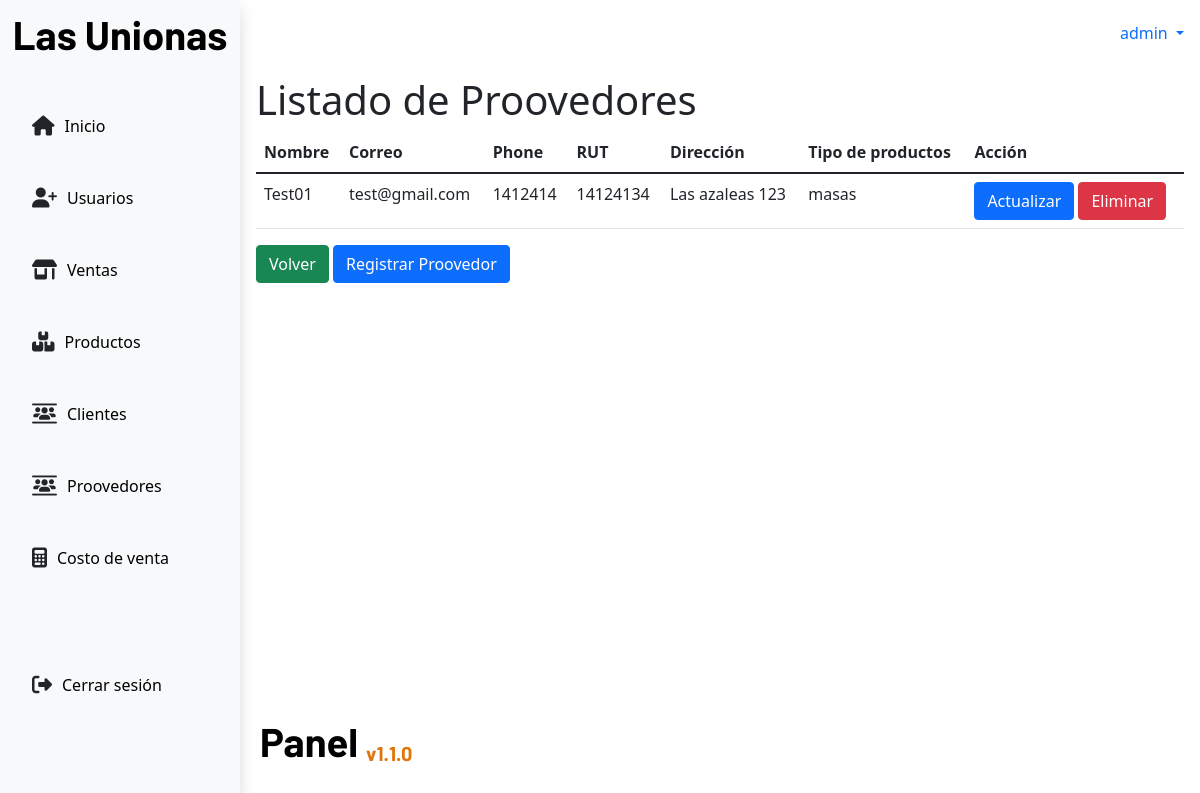
The page /suppliers/ (signed in) on the database its author committed.
### app/models.py (models this page shows)
class Suppliers(models.Model):
    name = models.CharField(max_length=60,null=False)
    email = models.EmailField(max_length=60,null=False)
    phone = models.CharField(max_length=20,null=True)
    rut = models.CharField(max_length=15,null=False)
    address = models.CharField(max_length=200,null=False)
    products = models.CharField(max_length=200,null=False)

### app/views.py (the view)
# urls.py: path('suppliers/',views.suppliersTable,name="suppliersTable"),
def suppliersTable(request):
    role = request.session.get("role")
    if role == "Admin":
        if request.method == 'GET':
            suppliersList = Suppliers.objects.all()
            return render(request,'suppliers/suppliersTable.html',{
                'suppliers':suppliersList
            })
    else:
        return redirect("/")

### app/context_processors.py (called while the page is built)
def get_username(request):
    username = request.session.get('username', None)
    return {
        "username": username
    }

def get_role(request):
    role = request.session.get("role")
    return {
        "role": role
    }

def get_low_stock(request):
    low_stock = request.session.get("low_stock")
    return {
        "low_stock": low_stock
    }

### app/templates/suppliers/suppliersTable.html
{%extends 'base.html'%}
{% block content %}
<div>
    <h1>Listado de Proovedores</h1>
</div>
<div>
    <table class="table">
        <thead>
            <tr>
                <th>Nombre</th>
                <th>Correo</th>
                <th>Phone</th>
                <th>RUT</th>
                <th>Dirección</th>
                <th>Tipo de productos</th>
                <th>Acción</th>
            </tr>
        </thead>
        <tbody>
            {%for supplier in suppliers%}
            <tr>
                <td>{{supplier.name}}</td>
                <td>{{supplier.email}}</td>
                <td>{{supplier.phone}}</td>
                <td>{{supplier.rut}}</td>
                <td>{{supplier.address}}</td>
                <td>{{supplier.products}}</td>
                <td>
                    <a class="btn btn-primary" href="{%url 'updateSuppliers' supplier.id%}">Actualizar</a>
                    <a class="btn btn-danger" href="{%url 'deleteSuppliers' supplier.id%}">Eliminar</a>
                </td>
            </tr>
            {%endfor%}
        </tbody>
    </table>
</div>
<div>
    <a class="btn btn-success" href="{%url 'home'%}">Volver</a>
    <a class="btn btn-primary" href="{%url 'createSuppliers'%}">Registrar Proovedor</a>
</div>
{% endblock content %}

### app/static/css/panel.css (style rules this page uses)
:root { --titles: "Barlow", sans-serif; --primary: #1ea4a2; --primary: #1ea4a2; --light: #eef0f4; --grey: #fafafa; --black: #06070a; --blackclaire: #1d2125; --oceanBlue: #172d4f; }
* { box-sizing: border-box; margin: 0; padding: 0; }
html, body { min-height: 100%; height: 100%; }

### rows shown on the page
Suppliers: name "Test01", email "test@gmail.com", phone "1412414", rut "14124134", address "Las azaleas 123", products "masas"

### other values the page prints
{{ username }} "admin"
